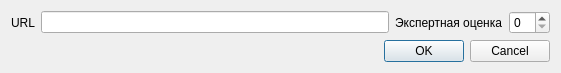
<?xml version="1.0" encoding="UTF-8"?>
<ui version="4.0">
 <class>AppendUriDialog</class>
 <widget class="QDialog" name="AppendUriDialog">
  <property name="geometry">
   <rect>
    <x>0</x>
    <y>0</y>
    <width>561</width>
    <height>71</height>
   </rect>
  </property>
  <property name="windowTitle">
   <string>Добавить URI</string>
  </property>
  <property name="modal">
   <bool>true</bool>
  </property>
  <layout class="QGridLayout" name="gridLayout_2">
   <item row="1" column="0">
    <widget class="QDialogButtonBox" name="buttonBox">
     <property name="orientation">
      <enum>Qt::Horizontal</enum>
     </property>
     <property name="standardButtons">
      <set>QDialogButtonBox::Cancel|QDialogButtonBox::Ok</set>
     </property>
    </widget>
   </item>
   <item row="0" column="0">
    <layout class="QGridLayout" name="gridLayout">
     <item row="0" column="1">
      <widget class="QLineEdit" name="uri"/>
     </item>
     <item row="0" column="0">
      <widget class="QLabel" name="label">
       <property name="text">
        <string>URL</string>
       </property>
      </widget>
     </item>
     <item row="0" column="2">
      <widget class="QLabel" name="label_2">
       <property name="text">
        <string>Экспертная оценка</string>
       </property>
      </widget>
     </item>
     <item row="0" column="3">
      <widget class="QSpinBox" name="expertMark">
       <property name="maximum">
        <number>10</number>
       </property>
      </widget>
     </item>
    </layout>
   </item>
  </layout>
 </widget>
 <resources/>
 <connections>
  <connection>
   <sender>buttonBox</sender>
   <signal>accepted()</signal>
   <receiver>AppendUriDialog</receiver>
   <slot>accept()</slot>
   <hints>
    <hint type="sourcelabel">
     <x>248</x>
     <y>254</y>
    </hint>
    <hint type="destinationlabel">
     <x>157</x>
     <y>274</y>
    </hint>
   </hints>
  </connection>
  <connection>
   <sender>buttonBox</sender>
   <signal>rejected()</signal>
   <receiver>AppendUriDialog</receiver>
   <slot>reject()</slot>
   <hints>
    <hint type="sourcelabel">
     <x>316</x>
     <y>260</y>
    </hint>
    <hint type="destinationlabel">
     <x>286</x>
     <y>274</y>
    </hint>
   </hints>
  </connection>
 </connections>
</ui>
